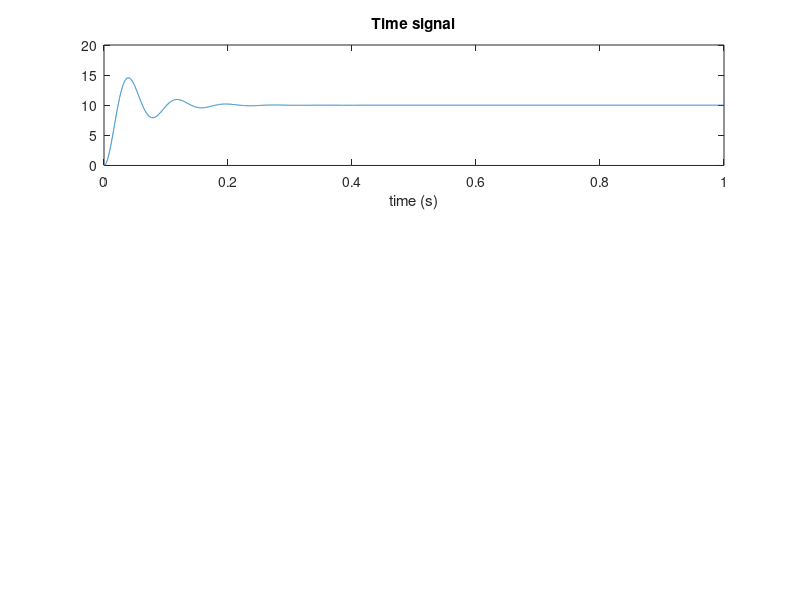

MATLAB code to generate this figure: (Note: this script raises an error after producing the figure.)
%   Generate an example cos signal with same frequency but time t = 10s
    T0 = 0;
    T1 = 10;
    Ts = 1.0 / 10000;
%   Length of Signal
    t = T0:Ts:1;
    N = 0:1/10000:1;
    M = 10000/1;
%   Generate random signal
    %x = ((1 - 1.005037815.*exp(-0.5*t).*sin(25*t + 1.470628906)) - 1);
     x = 10.00332110 - 2.500830275.*exp(-20*t).*(4*cos(80*t) + sin(80*t))

%   Time Signal
subplot(3, 1, 1);
plot(t,x)
title("Time signal");
xlabel('time (s)');


%   Compute bode plot
sys = tf([bn],[an])
N1 = TargetSamplingFrequency/SpectralRes
%   Bode plot logarithmic
subplot(3, 1, 2);
bode(sys, {1,N1})






